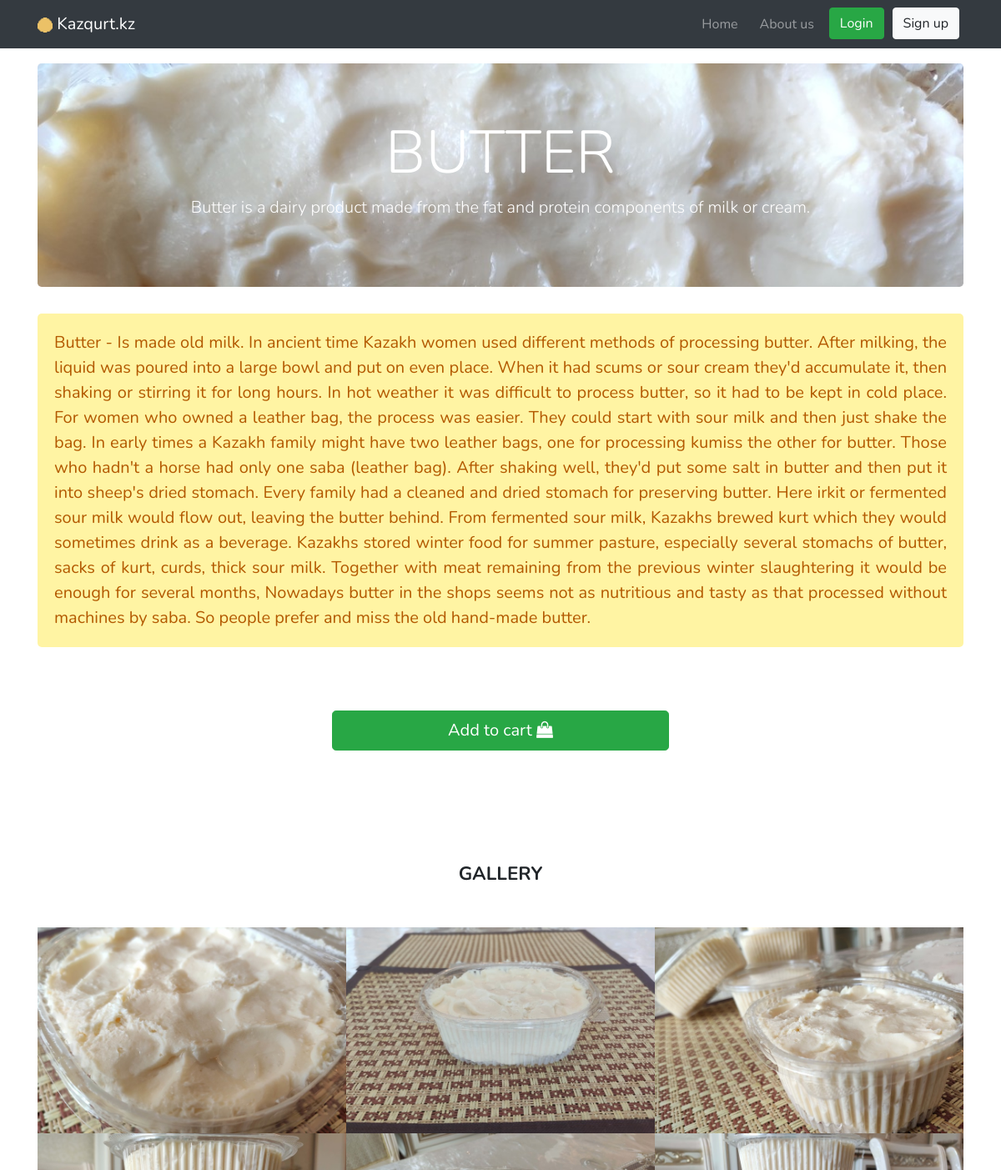
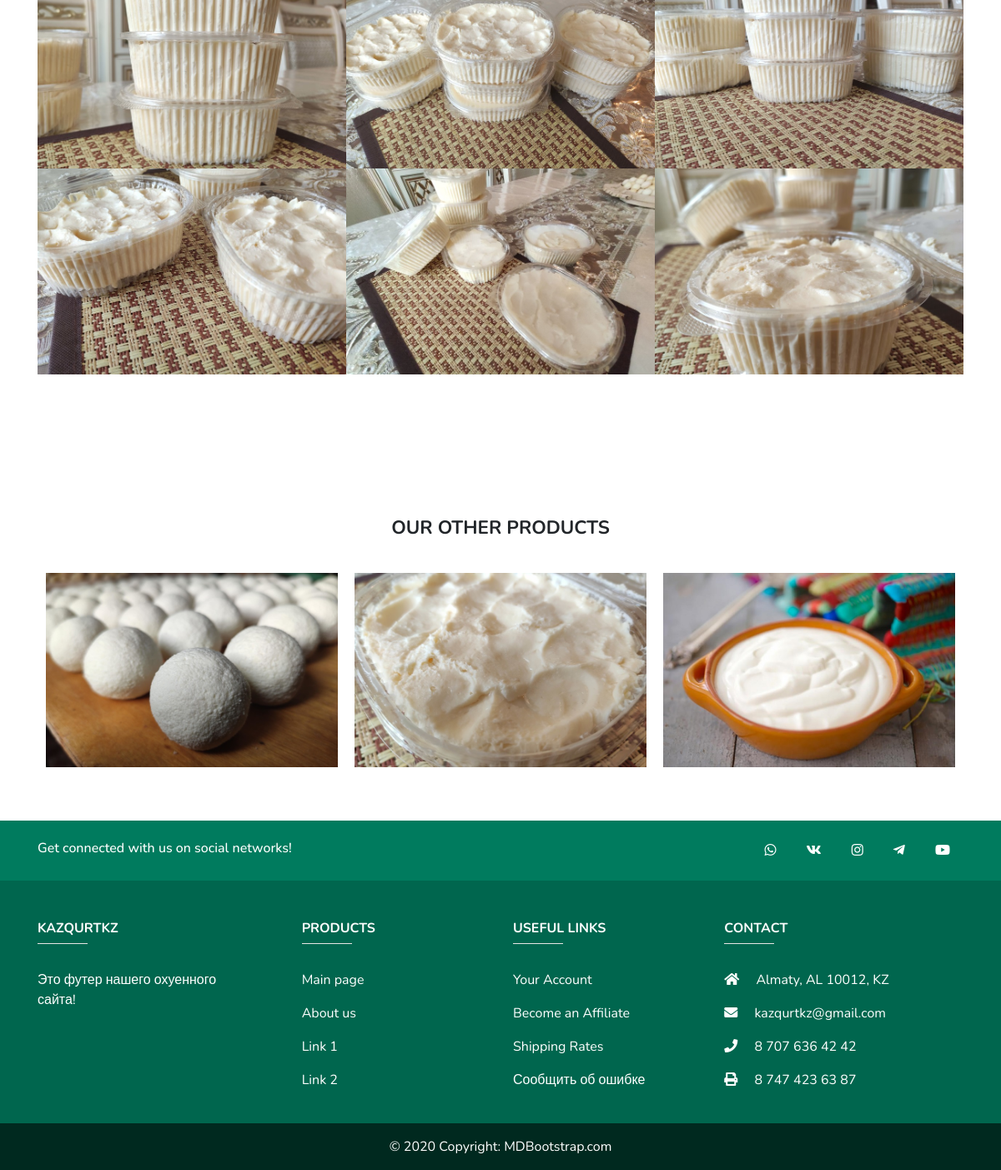
Screenshot of /pages/products.php?id=2 with the database file from the repository (2 pictures, top to bottom).
### tables this page shows
CREATE TABLE `products` (
  `id` int(11) NOT NULL,
  `title` varchar(100) NOT NULL,
  `info` text NOT NULL,
  `cover_info` varchar(255) NOT NULL,
  `banner_info` varchar(255) NOT NULL,
  `product_info` varchar(255) NOT NULL
);

### pages/products.php (the view, shortened to what this page needs)
<?php require "../includes/config.php"; ?>
<!DOCTYPE html>
<html>
<head>
    <?php require "../includes/head.php"; ?>
	<link rel="stylesheet" href="https://cdnjs.cloudflare.com/ajax/libs/baguettebox.js/1.10.0/baguetteBox.min.css" />
	<link rel="stylesheet" href="../css/compact-gallery.css">
</head>
<body>
	<?php include "../includes/navbar.php"; ?>
	<div class="container">
		<?php
		$products = mysqli_query($connection, "SELECT * FROM `products` WHERE `id` = " . (int) $_GET['id']);
		if (mysqli_num_rows($products) <= 0) {
			echo "<p>The page you requested was not found!</p>";
		} else {
			$prod = mysqli_fetch_assoc($products);
		?>
			<header
				class="jumbotron"
				style="background-image: url(../img/product-banners/product-banner-<?php echo $prod['title']; ?>.jpg);"
			>
				<h1 class="display-3 text-center" style="text-transform: uppercase;"><?php echo $prod['title']; ?></h1>
				<p class="lead text-center"><?php echo $prod['banner_info']; ?></p>
			</header>
			<div class="mb-4">
				<p class="productInfo">
					<?php echo $prod['info']; ?>
				</p>
					<div class="order-section">
						<a href="../pages/cart.php?id=<?php echo $prod['id'] ?>">
							<button type="submit" name="send" class="btn btn-success btn-lg btn-block">
								Add to cart <i class="fa fa-shopping-bag"></i>
							</button>
						</a>
					</div>
				<div class="gallery-block compact-gallery">
					<h2 class="heading">Gallery</h2>
					<div class="row no-gutters">
						<?php
						for ($i = 1; $i <= 9; $i++) { ?>
							<div class="col-md-6 col-lg-4 item zoom-on-hover">
								<a class="lightbox"
								href="../img/product-gallery/<?php echo $prod['title']; ?>/<?php echo $prod['title'] . $i . '.jpg'; ?>">
									<img class="img-fluid image" src="../img/product-gallery/<?php echo $prod['title']; ?>/<?php echo $prod['title'] . $i . '.jpg'; ?>">
								</a>
							</div>
						<?php }  ?>
					</div>
				</div>
				<div class="bottom-section">
					<h2 class="heading">Our other products</h2>
					<div class="row no-gutters">
						<?php
						$products_get_count = mysqli_query($connection, "SELECT COUNT(id) FROM `products`");
						$prod1 = mysqli_fetch_assoc($products_get_count);
						for ($i = 1; $i <= $prod1['COUNT(id)']; $i++) {
							$productid = mysqli_query($connection, "SELECT * FROM `products` WHERE `id` = " . $i);
							$product = mysqli_fetch_assoc($productid);
						?>
							<div class="col-md-6 col-lg-4 item zoom-on-hover">
								<a href="/pages/products.php?id=<?php echo $i; ?>">
									<img
										class="img-fluid image bottomProducts"
										src="../img/product-gallery/<?php echo $product['title']; ?>/<?php echo $product['title'] . 1 . '.jpg'; ?>"
									>
								</a>
							</div>
						<?php }  ?>
					</div>
				</div>
			</div>
		<?php } ?>
	</div>
	<?php include "../includes/footer.php"; ?>
</body>
</html>

### css/style.css (style rules this page uses)
html, body { font-family: 'Nunito', sans-serif; }
.heading { text-align: center; margin-bottom: 30px; font-weight: bold; font-size: 1.4rem; text-transform: uppercase; }
.jumbotron { margin-top: 76px; background-size: cover; color: white; }
.productInfo { background: #fff4a3; color: #b35900; text-align: justify; font-size: 20px; padding: 20px; border-radius: 5px }
.bottomProducts { margin-bottom: 30px; padding: 10px; }
.order-section { max-width: 40%; margin: auto; margin-bottom: 5%; margin-top: 5%; padding: 20px; }
.order-section a { text-decoration: none; }
.bottom-section { margin-top: 10%; }

### css/compact-gallery.css (style rules this page uses)
.gallery-block { padding-bottom: 60px; padding-top: 60px; }
.gallery-block .heading { margin-bottom: 50px; text-align: center; }
.gallery-block.compact-gallery .item { overflow: hidden; margin-bottom: 0; background: black; opacity: 1; }
.gallery-block.compact-gallery .item .image { transition: 0.8s ease; }

### rows the page displays
products: title (picture), title "BUTTER", banner_info "Butter is a dairy product made from the fat and protein components of milk or cream.", info "Butter - Is made old milk. In ancient time Kazakh women used different methods of processing butter. After milking, the liquid was poured into a large bowl and put on even place. When it had scums or sour cream they'd accumulate it, then shaking or stirring it for long hours. In hot weather it was difficult to process butter, so it had to be kept in cold place. For women who owned a leather bag, the process was easier. They could start with sour milk and then just shake the bag. In early times a Kazakh family might have two leather bags, one for processing kumiss the other for butter. Those who hadn't a horse had only one saba (leather bag). After shaking well, they'd put some salt in…"
products: title (picture)
products: title (picture)

### other values shown
$config['title'] "Kazqurt.kz"
